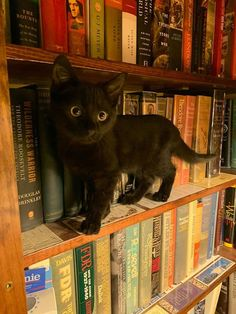
#> input picture test-images/cat-test-1.jpg, 236 x 314 px
$ python image_label.py test-images/cat-test-1.jpg
#> lines starting #> are read from the running program, lines starting #| are printed output that depends on the picture
#> in get_frame, returned value is the input picture: shape (314, 236, 3); mean B, G, R 37.5, 77.6, 116.3
### cv2_helper.py
import os
import cv2

LABEL_SIZE_DECODER = {
    "tiny": 1,
    "small": 2,
    "medium": 3,
    "large": 4
}

# [10 lines left out: function hex_to_rgb, not called in this run]

def scale_with_aspect(
    image_mat_object: object
) -> object:
    h, w, _ = image_mat_object.shape
#> h = 314; w = 236
    newW = max(500,w)
#> newW = 500
    newH = int(h * (newW/w))
#> newH = 665
    return cv2.resize(
        image_mat_object,
        (newW, newH)
    )
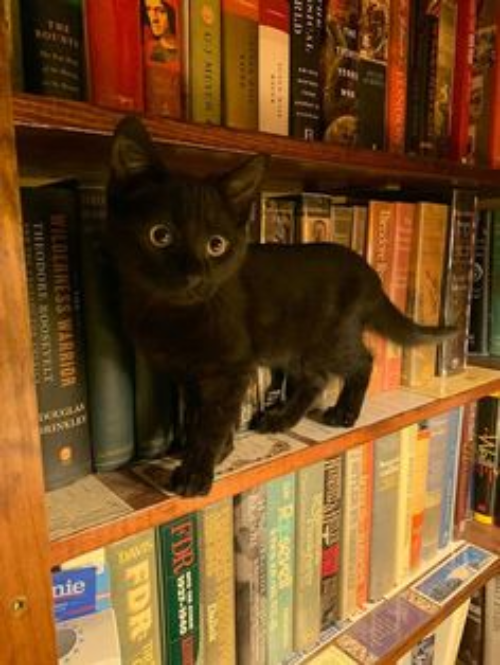
#> returned value: shape (665, 500, 3); mean of channels 0, 1, 2 37.4, 77.4, 116.2; drawn as B, G, R

def get_frame(
    image_path:str
) -> int:
    return cv2.imread(image_path)

def show_frame(
    image_mat_object: object
) -> None:
    cv2.imshow("image-to-be-labeled", image_mat_object)

def close_preview():
    cv2.destroyAllWindows()

def get_key_in_render():
    return cv2.waitKey(1) & 0xFF

def print_label_to_image(
    image: object,
    text_to_print: str,
    custom_text_color: str = '',
    custom_text_size: str = 'small'
) -> None:

    # initialize
    # --- fixed text items
    font = cv2.FONT_HERSHEY_PLAIN
    coord = (50,50)
    thickness = 1
    lineType = cv2.LINE_AA

    # --- set size
    if custom_text_size:
        textSize = LABEL_SIZE_DECODER[custom_text_size]
    else:
        textSize = 1

    # --- set color
    if custom_text_color and custom_text_color[0] == "#":
        textColor = hex_to_rgb(custom_text_color)
    else:
        textColor = (230, 34, 203)

    # print text to image
#> (the run stopped early here; a loop or call above may not have finished)
